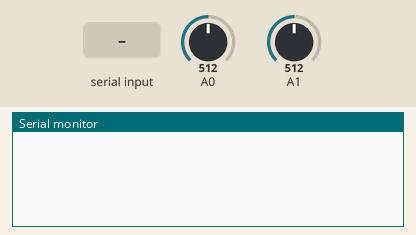
Simulated run of this sketch. Board: Arduino Uno R4 WiFi. Shown: the last lines printed to the serial monitor. The inputs (shaded band) are chosen by the test bench; at power-on: A0 = 512, A1 = 512.

Above: at 1.2 s.
1.3 s: A0 set to 716
At 1.6 s:
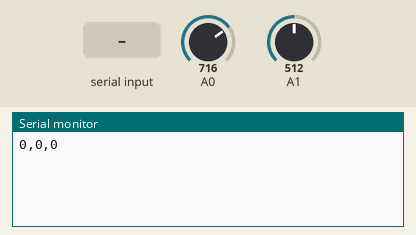
2.8 s: "1" received over Serial
At 3.2 s:
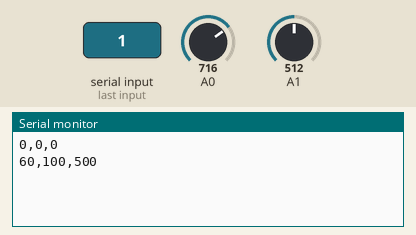
4.3 s: A1 set to 716
At 4.57 s:
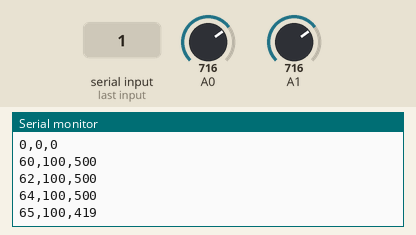
5.8 s: A0 set to 900
At 7.2 s:
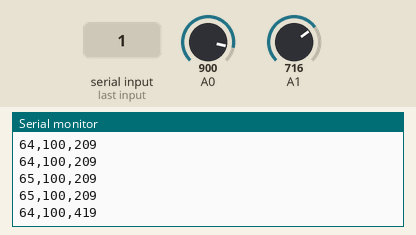
7.3 s: A1 set to 900
At 8.6 s:
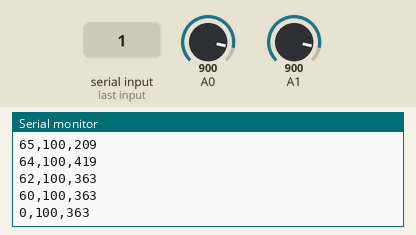
8.8 s: "0" received over Serial
At 9.04 s:
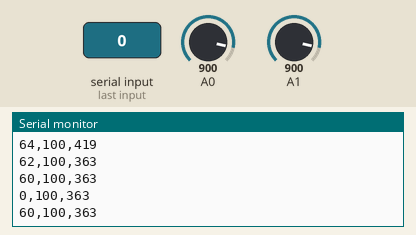
Timing chart, 0 to 11.3 s (numbered marks = the images above; inputs shaded):
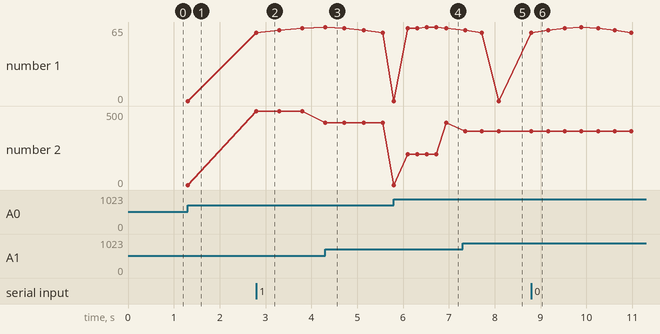

The sketch:

turn_table.ino
```cpp
#include "turn_table.h"
#include <WiFiS3.h>
#include <WiFiUdp.h>

WiFiUDP Udp;

const IPAddress leaderIp(192, 168, 1, 10);
const unsigned int localPort = 3000;

// カエルの歌 楽譜データ
NoteData score[] = {
  {60, 1.0}, {62, 1.0}, {64, 1.0}, {65, 1.0}, {64, 1.0}, {62, 1.0}, {60, 1.0}, {0, 1.0},
  {64, 1.0}, {65, 1.0}, {67, 1.0}, {69, 1.0}, {67, 1.0}, {65, 1.0}, {64, 1.0}, {0, 1.0},
  {60, 1.0}, {0, 1.0},  {60, 1.0}, {0, 1.0},  {60, 1.0}, {0, 1.0},  {60, 1.0}, {0, 1.0},
  {60, 0.5}, {60, 0.5}, {62, 0.5}, {62, 0.5}, {64, 0.5}, {64, 0.5}, {65, 0.5}, {65, 0.5},
  {64, 1.0}, {62, 1.0}, {60, 1.0}, {0, 1.0}
};

int len = 36;
int idx = 0;
bool isPlaying = false;
unsigned long next_note_time = 0;

void setup() {
  Serial.begin(115200);
}

void loop() {
  unsigned long current_time = millis();

  //processingの音楽開始フラグ
  if (Serial.available() > 0) {
    char cmd = Serial.read();
    if(cmd = 'S') {
      if (!isPlaying) {
        isPlaying = true;
        idx = 0;
        next_note_time = current_time;
      }
    }
  }

  //ターンテーブルの角度読み取りと小節番号の計算
  int turn_table_val = analogRead(A0);
  if(turn_table_val > 1020) {
    turn_table_val = 1020;
  }

  int angle = map(turn_table_val, 0, 1020, 0, 359);

  //ユーザーのbpmの操作
  int bpm_val = analogRead(A1);
  int bpm = map(bpm_val, 0, 1023, 60, 180);

  // .cpp側の関数へ楽譜データやフラグ，インデックスを丸ごと渡して同期更新
  int shousetsu = update_conductor_shousetsu(angle, bpm, current_time, score, idx, len, isPlaying, next_note_time);

  //実際には指揮者側から送られてきたbpmと小説番号をつかう
  MusicData sendData = { bpm, shousetsu };
  Udp.beginPacket(leaderIp, localPort);
  Udp.write((uint8_t*)&sendData, sizeof(sendData));
  Udp.endPacket();
}
```

turn_table.cpp
```cpp
#include "turn_table.h"

static int last_shousetsu = -1;  // 前回つまみが指していた小節
static unsigned long last_move_time = 0; // 最後につまみが動いた時間
static bool isOperating = false;     // 今つまみを操作中かどうかのフラグ

int update_conductor_shousetsu(int angle, int bpm, unsigned long currentTime, NoteData* score, int& scoreIdx, int scoreLen, bool& isPlaying, unsigned long& nextNoteTime) {

  int current_score = angle / 40;       // つまみの角度から現在の小節を計算
  int start_idx = current_score * 4;    // その小節の先頭の音符インデックス

  // 初回ループ時の初期化
  if (last_shousetsu == -1) {
    last_shousetsu = current_score;
  }

  // つまみが動いた瞬間の検知
  // つまみが別の小節に入ったら操作中とみなす
  if (current_score != last_shousetsu) {
    isOperating = true;
    last_move_time = currentTime; // 動いた時刻を保存
    last_shousetsu = current_score;

    // つまみが指している小節の頭にターゲットをロックし続ける
    scoreIdx = start_idx;

    // Processingへ休符を送って音を止める
    tx(0, 0, 0);
  }

  // 手を離した場合の検知
  // 最後につまみが動いてから300msたったら再生を再開する
  if (isOperating && (currentTime - last_move_time > 300)) {
    isOperating = false;

    // 次の自動演奏を開始させる
    nextNoteTime = currentTime;
  }

  // 通常の演奏処理の場合
  // つまみを操作していないときだけ自動で時間が進む
  if (isPlaying && !isOperating) {
    if (currentTime >= nextNoteTime) {
      if (scoreIdx < scoreLen) {
        // BPMと音符基準長から，実際の音符の長さ(ミリ秒)を計算
        unsigned long L_ms = (60000.0 / bpm) * score[scoreIdx].duration;

        // Processingへデータを送信
        tx(score[scoreIdx].pitch, 100, L_ms);

        nextNoteTime = currentTime + L_ms;
        scoreIdx++;

      } else {
        // 曲の終了
        isPlaying = false;
        scoreIdx = 0;
      }
    }
  }

  // 最新の小節番号を逆算して返す（1〜12）
  int current_shousetsu = (scoreIdx / 4) + 1;
  if (current_shousetsu > 12) {
    current_shousetsu = 1;
  }

  return current_shousetsu;
}

// データをシリアル出力する関数
void tx(int p, int v, unsigned long d) {
  Serial.print(p);
  Serial.print(",");
  Serial.print(v);
  Serial.print(",");
  Serial.println(d);
}
```

turn_table.h
```cpp
#ifndef TURN_TABLE_H
#define TURN_TABLE_H

#include <Arduino.h>

struct MusicData {
  int currentBPM;
  int currentShousetsu; // 指揮者が決定した小節番号
};

struct NoteData {
  int pitch;
  float duration;
};

int update_conductor_shousetsu(int angle, int bpm, unsigned long currenttime, NoteData* score, int& scoreIdx, int scoreLen, bool& isPlaying, unsigned long& nextNoteTime);
void tx(int p, int v, unsigned long d);

#endif
```

Measured:
- after the input at 1.3 s, the serial monitor: prints a new line at once (image 1)
- after the input at 2.8 s, the serial monitor: prints a new line at once (image 2)
- after the input at 4.3 s, the serial monitor: prints a new line at once (image 3)
- after the input at 5.8 s, the serial monitor: prints a new line at once (image 4)
- after the input at 7.3 s, the serial monitor: prints a new line after 0.06 s (image 5)
- plotted number 1: 0 → 64 after the input at 2.8 s
- plotted number 2: 0 → 500 after the input at 2.8 s, 500 → 419 after the input at 4.3 s, 419 → 363 after the input at 7.3 s
